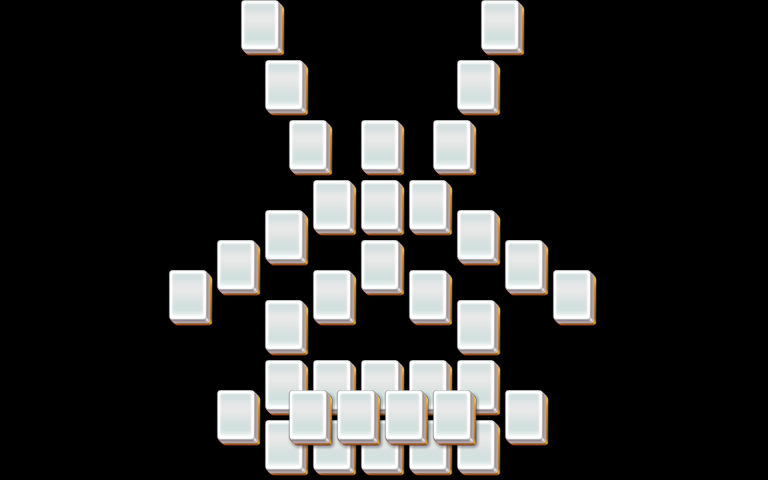

Rendered tile map (Tiled .tmx) drawn with the repository's tilesets; below, a short description and the map source with its tile grids summarised:
An orthogonal 32x16 tile map with 24x30 px tiles, 5 tile layers (layer1, layer2, layer3, layer4, ...).

<map version="1.0" orientation="orthogonal" width="32" height="16" tilewidth="24" tileheight="30">
 <properties>
  <property name="species" value="15" />
 </properties>
 <tileset firstgid="1" name="mahjong" tilewidth="48" tileheight="60">
  <image source="mahjong.png" />
 </tileset>
 <layer name="layer1" width="32" height="16">
  <data>[512 cells, 33 non-empty, 1 distinct tile ids]</data>
 </layer>
 <layer name="layer2" width="32" height="16">
  <data>[512 cells, 32 non-empty, 1 distinct tile ids]</data>
 </layer>
 <layer name="layer3" width="32" height="16">
  <data>[512 cells, 15 non-empty, 1 distinct tile ids]</data>
 </layer>
 <layer name="layer4" width="32" height="16">
  <data>[512 cells, 0 non-empty, 0 distinct tile ids]</data>
 </layer>
 <layer name="layer5" width="32" height="16">
  <data>[512 cells, 0 non-empty, 0 distinct tile ids]</data>
 </layer>
</map>
